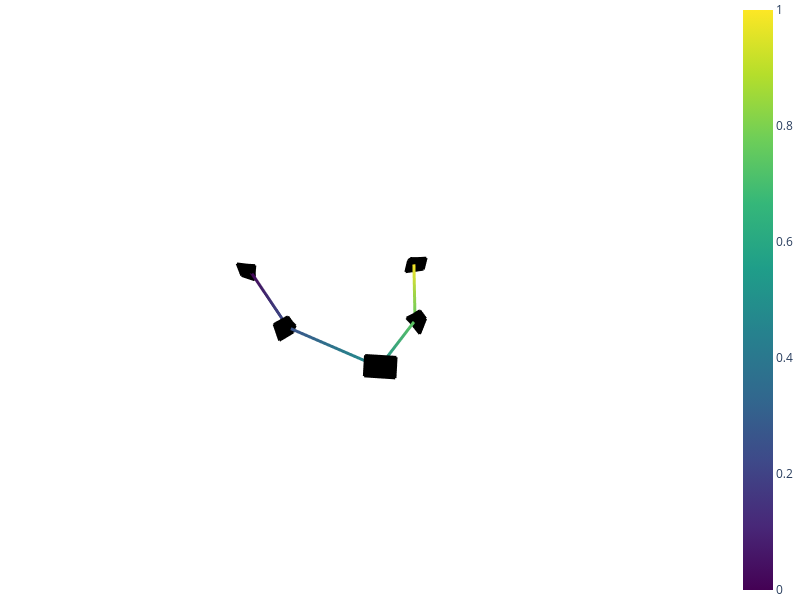

Write notebook code for a chart like this one.
### Markdown cell above
### Camera Marker Visualization

We'll create a simple flight path with 5 cameras to demonstrate how camera markers work:

### Code cell
plotly_objs = []

# Define camera parameters for demonstration
camera_params = [
    {'origin': [0.00, -10.00, 3.00], 'yaw': 90.00, 'pitch': -20},
    {'origin': [3.80, -1.24, 2.00], 'yaw': 162.00, 'pitch': -20},
    {'origin': [5.88, 8.09, 3.00], 'yaw': -126.00, 'pitch': -20},
    {'origin': [-2.35, 3.24, 2.00], 'yaw': -54.00, 'pitch': -20},
    {'origin': [-9.51, -3.09, 3.00], 'yaw': 18.00, 'pitch': -20}
]

# Create camera markers
positions = []
for i, params in enumerate(camera_params):
    cam3d = generate_camera_3d_thickness(
        params['origin'], 
        params['yaw'], 
        params['pitch'], 
        text=f"Camera {i+1}", 
        scale=0.5
    )
    plotly_objs.extend(cam3d)
    positions.append(params['origin'])

# Convert positions to numpy array for path creation
positions = np.array(positions)

# Create a color-coded path connecting the cameras
n = len(positions)
color_idx = np.linspace(0, 1, n)

path_trace = go.Scatter3d(
    x=positions[:, 0],
    y=positions[:, 1],
    z=positions[:, 2],
    mode='lines+markers',
    line=dict(
        color=color_idx,
        colorscale='Viridis',
        cmin=0,
        cmax=1,
        showscale=True,
        width=6,
    ),
    marker=dict(
        size=1,
        color=color_idx,
        colorscale='Viridis',
        cmin=0,
        cmax=1,
        showscale=False,
        line=dict(width=2, color='white'),
        symbol='circle'
    ),
    name='Camera Path',
)
plotly_objs.append(path_trace)

# Display the visualization
fig = show3d_plotly(plotly_objs, ret=True)
fig.show()

### Figure 1 — Plotly figure (JSON) as saved in the notebook; plotly's stock layout.template omitted (floating-point values rounded to 4 significant figures)
{"data": [{"facecolor": ["rgb(51,204,204)", "rgb(51,204,204)", "rgb(51,204,204)", "rgb(51,204,204)", "rgb(51,204,204)", "rgb(51,204,204)", "rgb(51,204,204)", "rgb(51,204,204)", "rgb(51,204,204)", "rgb(51,204,204)", "rgb(51,204,204)", "rgb(51,204,204)", "rgb(229,0,0)", "rgb(229,0,0)", "rgb(229,0,0)", "rgb(229,0,0)"], "flatshading": true, "hoverinfo": "none", "hoverlabel": {"namelength": 0}, "hovertemplate": "%{text}", "i": [0, 3, 6, 9, 12, 15, 18, 21, 24, 27, 30, 33, 36, 39, 42, 45], "j": [1, 4, 7, 10, 13, 16, 19, 22, 25, 28, 31, 34, 37, 40, 43, 46], "k": [2, 5, 8, 11, 14, 17, 20, 23, 26, 29, 32, 35, 38, 41, 44, 47], "lighting": {"ambient": 1, "diffuse": 0, "fresnel": 0, "roughness": 0, "specular": 0}, "lightposition": {"x": 0, "y": 0, "z": 0}, "name": "", "opacity": 1, "showlegend": false, "showscale": false, "text": ["Camera 1", "Camera 1", "Camera 1", "Camera 1", "Camera 1", "Camera 1", "Camera 1", "Camera 1", "Camera 1", "Camera 1", "Camera 1", "Camera 1", "Camera 1", "Camera 1", "Camera 1", "Camera 1", "Camera 1", "Camera 1", "Camera 1", "Camera 1", "Camera 1", "Camera 1", "Camera 1", "Camera 1", "Camera 1", "Camera 1", "Camera 1", "Camera 1", "Camera 1", "Camera 1", "Camera 1", "Camera 1", "Camera 1", "Camera 1", "Camera 1", "Camera 1", "Camera 1", "Camera 1", "Camera 1", "Camera 1", "Camera 1", "Camera 1", "Camera 1", "Camera 1", "Camera 1", "Camera 1", "Camera 1", "Camera 1"], "type": "mesh3d", "x": [-0.09275, -0.09275, -0.2296, -0.09275, -0.2296, -0.2296, -0.09275, -0.2296, 0.1283, -0.09275, 0.1283, 0.4703, -0.09275, 0.4703, -0.09275, -0.09275, 0.4703, 0.4703, -0.09275, 0.4703, -0.2296, -0.2296, 0.4703, 0.1283, -0.2296, 0.1283, -0.2296, -0.2296, 0.1283, 0.1283, 0.1283, 0.1283, 0.4703, 0.4703, 0.1283, 0.4703, -0.09275, -0.09275, -0.5229, -0.09275, -0.2296, -0.5229, -0.2296, -0.2296, -0.5229, -0.2296, -0.09275, -0.5229], "y": [-10.3, -9.7, -10.3, -9.7, -9.7, -10.3, -10.3, -10.3, -10.75, -10.3, -10.75, -10.75, -10.3, -10.75, -9.7, -9.7, -10.75, -9.25, -9.7, -9.25, -9.7, -9.7, -9.25, -9.25, -9.7, -9.25, -10.3, -10.3, -9.25, -10.75, -10.75, -9.25, -10.75, -10.75, -9.25, -9.25, -10.3, -9.7, -10.0, -9.7, -9.7, -10.0, -9.7, -10.3, -10.0, -10.3, -10.3, -10.0], "z": [3.247, 3.247, 2.871, 3.247, 2.871, 2.871, 3.247, 2.871, 2.421, 3.247, 2.421, 3.361, 3.247, 3.361, 3.247, 3.247, 3.361, 3.361, 3.247, 3.361, 2.871, 2.871, 3.361, 2.421, 2.871, 2.421, 2.871, 2.871, 2.421, 2.421, 2.421, 2.421, 3.361, 3.361, 2.421, 3.361, 3.247, 3.247, 3.19, 3.247, 2.871, 3.19, 2.871, 2.871, 3.19, 2.871, 3.247, 3.19]}, {"hoverinfo": "none", "line": {"color": "black", "width": 5}, "mode": "lines", "name": "", "showlegend": false, "type": "scatter3d", "x": [-0.09275, -0.09275, null, -0.09275, -0.2296, null, -0.2296, -0.2296, null, -0.2296, -0.09275, null, 0.1283, 0.4703, null, 0.4703, 0.4703, null, 0.4703, 0.1283, null, 0.1283, 0.1283, null, -0.09275, 0.4703, null, -0.09275, 0.4703, null, -0.2296, 0.1283, null, -0.2296, 0.1283, null, -0.09275, -0.5229, null, -0.09275, -0.5229, null, -0.2296, -0.5229, null, -0.2296, -0.5229, null], "y": [-10.3, -9.7, null, -9.7, -9.7, null, -9.7, -10.3, null, -10.3, -10.3, null, -10.75, -10.75, null, -10.75, -9.25, null, -9.25, -9.25, null, -9.25, -10.75, null, -10.3, -10.75, null, -9.7, -9.25, null, -9.7, -9.25, null, -10.3, -10.75, null, -10.3, -10, null, -9.7, -10, null, -9.7, -10, null, -10.3, -10, null], "z": [3.247, 3.247, null, 3.247, 2.871, null, 2.871, 2.871, null, 2.871, 3.247, null, 2.421, 3.361, null, 3.361, 3.361, null, 3.361, 2.421, null, 2.421, 2.421, null, 3.247, 3.361, null, 3.247, 3.361, null, 2.871, 2.421, null, 2.871, 2.421, null, 3.247, 3.19, null, 3.247, 3.19, null, 2.871, 3.19, null, 2.871, 3.19, null]}, {"facecolor": ["rgb(51,204,204)", "rgb(51,204,204)", "rgb(51,204,204)", "rgb(51,204,204)", "rgb(51,204,204)", "rgb(51,204,204)", "rgb(51,204,204)", "rgb(51,204,204)", "rgb(51,204,204)", "rgb(51,204,204)", "rgb(51,204,204)", "rgb(51,204,204)", "rgb(229,0,0)", "rgb(229,0,0)", "rgb(229,0,0)", "rgb(229,0,0)"], "flatshading": true, "hoverinfo": "none", "hoverlabel": {"namelength": 0}, "hovertemplate": "%{text}", "i": [0, 3, 6, 9, 12, 15, 18, 21, 24, 27, 30, 33, 36, 39, 42, 45], "j": [1, 4, 7, 10, 13, 16, 19, 22, 25, 28, 31, 34, 37, 40, 43, 46], "k": [2, 5, 8, 11, 14, 17, 20, 23, 26, 29, 32, 35, 38, 41, 44, 47], "lighting": {"ambient": 1, "diffuse": 0, "fresnel": 0, "roughness": 0, "specular": 0}, "lightposition": {"x": 0, "y": 0, "z": 0}, "name": "", "opacity": 1, "showlegend": false, "showscale": false, "text": ["Camera 2", "Camera 2", "Camera 2", "Camera 2", "Camera 2", "Camera 2", "Camera 2", "Camera 2", "Camera 2", "Camera 2", "Camera 2", "Camera 2", "Camera 2", "Camera 2", "Camera 2", "Camera 2", "Camera 2", "Camera 2", "Camera 2", "Camera 2", "Camera 2", "Camera 2", "Camera 2", "Camera 2", "Camera 2", "Camera 2", "Camera 2", "Camera 2", "Camera 2", "Camera 2", "Camera 2", "Camera 2", "Camera 2", "Camera 2", "Camera 2", "Camera 2", "Camera 2", "Camera 2", "Camera 2", "Camera 2", "Camera 2", "Camera 2", "Camera 2", "Camera 2", "Camera 2", "Camera 2", "Camera 2", "Camera 2"], "type": "mesh3d", "x": [3.486, 4.057, 3.444, 4.057, 4.014, 3.444, 3.486, 3.444, 3.126, 3.486, 3.126, 3.232, 3.486, 3.232, 4.057, 4.057, 3.232, 4.659, 4.057, 4.659, 4.014, 4.014, 4.659, 4.553, 4.014, 4.553, 3.444, 3.444, 4.553, 3.126, 3.126, 4.553, 3.232, 3.232, 4.553, 4.659, 3.486, 4.057, 3.638, 4.057, 4.014, 3.638, 4.014, 3.444, 3.638, 3.444, 3.486, 3.638], "y": [-1.244, -1.059, -1.114, -1.059, -0.929, -1.114, -1.244, -1.114, -1.594, -1.244, -1.594, -1.919, -1.244, -1.919, -1.059, -1.059, -1.919, -1.456, -1.059, -1.456, -0.929, -0.929, -1.456, -1.13, -0.929, -1.13, -1.114, -1.114, -1.13, -1.594, -1.594, -1.13, -1.919, -1.919, -1.13, -1.456, -1.244, -1.059, -0.7427, -1.059, -0.929, -0.7427, -0.929, -1.114, -0.7427, -1.114, -1.244, -0.7427], "z": [2.247, 2.247, 1.871, 2.247, 1.871, 1.871, 2.247, 1.871, 1.421, 2.247, 1.421, 2.361, 2.247, 2.361, 2.247, 2.247, 2.361, 2.361, 2.247, 2.361, 1.871, 1.871, 2.361, 1.421, 1.871, 1.421, 1.871, 1.871, 1.421, 1.421, 1.421, 1.421, 2.361, 2.361, 1.421, 2.361, 2.247, 2.247, 2.19, 2.247, 1.871, 2.19, 1.871, 1.871, 2.19, 1.871, 2.247, 2.19]}, {"hoverinfo": "none", "line": {"color": "black", "width": 5}, "mode": "lines", "name": "", "showlegend": false, "type": "scatter3d", "x": [3.486, 4.057, null, 4.057, 4.014, null, 4.014, 3.444, null, 3.444, 3.486, null, 3.126, 3.232, null, 3.232, 4.659, null, 4.659, 4.553, null, 4.553, 3.126, null, 3.486, 3.232, null, 4.057, 4.659, null, 4.014, 4.553, null, 3.444, 3.126, null, 3.486, 3.638, null, 4.057, 3.638, null, 4.014, 3.638, null, 3.444, 3.638, null], "y": [-1.244, -1.059, null, -1.059, -0.929, null, -0.929, -1.114, null, -1.114, -1.244, null, -1.594, -1.919, null, -1.919, -1.456, null, -1.456, -1.13, null, -1.13, -1.594, null, -1.244, -1.919, null, -1.059, -1.456, null, -0.929, -1.13, null, -1.114, -1.594, null, -1.244, -0.7427, null, -1.059, -0.7427, null, -0.929, -0.7427, null, -1.114, -0.7427, null], "z": [2.247, 2.247, null, 2.247, 1.871, null, 1.871, 1.871, null, 1.871, 2.247, null, 1.421, 2.361, null, 2.361, 2.361, null, 2.361, 1.421, null, 1.421, 1.421, null, 2.247, 2.361, null, 2.247, 2.361, null, 1.871, 1.421, null, 1.871, 1.421, null, 2.247, 2.19, null, 2.247, 2.19, null, 1.871, 2.19, null, 1.871, 2.19, null]}, {"facecolor": ["rgb(51,204,204)", "rgb(51,204,204)", "rgb(51,204,204)", "rgb(51,204,204)", "rgb(51,204,204)", "rgb(51,204,204)", "rgb(51,204,204)", "rgb(51,204,204)", "rgb(51,204,204)", "rgb(51,204,204)", "rgb(51,204,204)", "rgb(51,204,204)", "rgb(229,0,0)", "rgb(229,0,0)", "rgb(229,0,0)", "rgb(229,0,0)"], "flatshading": true, "hoverinfo": "none", "hoverlabel": {"namelength": 0}, "hovertemplate": "%{text}", "i": [0, 3, 6, 9, 12, 15, 18, 21, 24, 27, 30, 33, 36, 39, 42, 45], "j": [1, 4, 7, 10, 13, 16, 19, 22, 25, 28, 31, 34, 37, 40, 43, 46], "k": [2, 5, 8, 11, 14, 17, 20, 23, 26, 29, 32, 35, 38, 41, 44, 47], "lighting": {"ambient": 1, "diffuse": 0, "fresnel": 0, "roughness": 0, "specular": 0}, "lightposition": {"x": 0, "y": 0, "z": 0}, "name": "", "opacity": 1, "showlegend": false, "showscale": false, "text": ["Camera 3", "Camera 3", "Camera 3", "Camera 3", "Camera 3", "Camera 3", "Camera 3", "Camera 3", "Camera 3", "Camera 3", "Camera 3", "Camera 3", "Camera 3", "Camera 3", "Camera 3", "Camera 3", "Camera 3", "Camera 3", "Camera 3", "Camera 3", "Camera 3", "Camera 3", "Camera 3", "Camera 3", "Camera 3", "Camera 3", "Camera 3", "Camera 3", "Camera 3", "Camera 3", "Camera 3", "Camera 3", "Camera 3", "Camera 3", "Camera 3", "Camera 3", "Camera 3", "Camera 3", "Camera 3", "Camera 3", "Camera 3", "Camera 3", "Camera 3", "Camera 3", "Camera 3", "Camera 3", "Camera 3", "Camera 3"], "type": "mesh3d", "x": [5.779, 6.131, 5.889, 6.131, 6.242, 5.889, 5.779, 5.889, 5.335, 5.779, 5.335, 5.059, 5.779, 5.059, 6.131, 6.131, 5.059, 5.94, 6.131, 5.94, 6.242, 6.242, 5.94, 6.217, 6.242, 6.217, 5.889, 5.889, 6.217, 5.335, 5.335, 6.217, 5.059, 5.059, 6.217, 5.94, 5.779, 6.131, 6.303, 6.131, 6.242, 6.303, 6.242, 5.889, 6.303, 5.889, 5.779, 6.303], "y": [8.387, 7.902, 8.468, 7.902, 7.982, 8.468, 8.387, 8.468, 8.621, 8.387, 8.621, 8.42, 8.387, 8.42, 7.902, 7.902, 8.42, 7.207, 7.902, 7.207, 7.982, 7.982, 7.207, 7.408, 7.982, 7.408, 8.468, 8.468, 7.408, 8.621, 8.621, 7.408, 8.42, 8.42, 7.408, 7.207, 8.387, 7.902, 8.397, 7.902, 7.982, 8.397, 7.982, 8.468, 8.397, 8.468, 8.387, 8.397], "z": [3.247, 3.247, 2.871, 3.247, 2.871, 2.871, 3.247, 2.871, 2.421, 3.247, 2.421, 3.361, 3.247, 3.361, 3.247, 3.247, 3.361, 3.361, 3.247, 3.361, 2.871, 2.871, 3.361, 2.421, 2.871, 2.421, 2.871, 2.871, 2.421, 2.421, 2.421, 2.421, 3.361, 3.361, 2.421, 3.361, 3.247, 3.247, 3.19, 3.247, 2.871, 3.19, 2.871, 2.871, 3.19, 2.871, 3.247, 3.19]}, {"hoverinfo": "none", "line": {"color": "black", "width": 5}, "mode": "lines", "name": "", "showlegend": false, "type": "scatter3d", "x": [5.779, 6.131, null, 6.131, 6.242, null, 6.242, 5.889, null, 5.889, 5.779, null, 5.335, 5.059, null, 5.059, 5.94, null, 5.94, 6.217, null, 6.217, 5.335, null, 5.779, 5.059, null, 6.131, 5.94, null, 6.242, 6.217, null, 5.889, 5.335, null, 5.779, 6.303, null, 6.131, 6.303, null, 6.242, 6.303, null, 5.889, 6.303, null], "y": [8.387, 7.902, null, 7.902, 7.982, null, 7.982, 8.468, null, 8.468, 8.387, null, 8.621, 8.42, null, 8.42, 7.207, null, 7.207, 7.408, null, 7.408, 8.621, null, 8.387, 8.42, null, 7.902, 7.207, null, 7.982, 7.408, null, 8.468, 8.621, null, 8.387, 8.397, null, 7.902, 8.397, null, 7.982, 8.397, null, 8.468, 8.397, null], "z": [3.247, 3.247, null, 3.247, 2.871, null, 2.871, 2.871, null, 2.871, 3.247, null, 2.421, 3.361, null, 3.361, 3.361, null, 3.361, 2.421, null, 2.421, 2.421, null, 3.247, 3.361, null, 3.247, 3.361, null, 2.871, 2.421, null, 2.871, 2.421, null, 3.247, 3.19, null, 3.247, 3.19, null, 2.871, 3.19, null, 2.871, 3.19, null]}, {"facecolor": ["rgb(51,204,204)", "rgb(51,204,204)", "rgb(51,204,204)", "rgb(51,204,204)", "rgb(51,204,204)", "rgb(51,204,204)", "rgb(51,204,204)", "rgb(51,204,204)", "rgb(51,204,204)", "rgb(51,204,204)", "rgb(51,204,204)", "rgb(51,204,204)", "rgb(229,0,0)", "rgb(229,0,0)", "rgb(229,0,0)", "rgb(229,0,0)"], "flatshading": true, "hoverinfo": "none", "hoverlabel": {"namelength": 0}, "hovertemplate": "%{text}", "i": [0, 3, 6, 9, 12, 15, 18, 21, 24, 27, 30, 33, 36, 39, 42, 45], "j": [1, 4, 7, 10, 13, 16, 19, 22, 25, 28, 31, 34, 37, 40, 43, 46], "k": [2, 5, 8, 11, 14, 17, 20, 23, 26, 29, 32, 35, 38, 41, 44, 47], "lighting": {"ambient": 1, "diffuse": 0, "fresnel": 0, "roughness": 0, "specular": 0}, "lightposition": {"x": 0, "y": 0, "z": 0}, "name": "", "opacity": 1, "showlegend": false, "showscale": false, "text": ["Camera 4", "Camera 4", "Camera 4", "Camera 4", "Camera 4", "Camera 4", "Camera 4", "Camera 4", "Camera 4", "Camera 4", "Camera 4", "Camera 4", "Camera 4", "Camera 4", "Camera 4", "Camera 4", "Camera 4", "Camera 4", "Camera 4", "Camera 4", "Camera 4", "Camera 4", "Camera 4", "Camera 4", "Camera 4", "Camera 4", "Camera 4", "Camera 4", "Camera 4", "Camera 4", "Camera 4", "Camera 4", "Camera 4", "Camera 4", "Camera 4", "Camera 4", "Camera 4", "Camera 4", "Camera 4", "Camera 4", "Camera 4", "Camera 4", "Camera 4", "Camera 4", "Camera 4", "Camera 4", "Camera 4", "Camera 4"], "type": "mesh3d", "x": [-2.099, -2.451, -1.988, -2.451, -2.341, -1.988, -2.099, -1.988, -2.013, -2.099, -2.013, -2.29, -2.099, -2.29, -2.451, -2.451, -2.29, -3.171, -2.451, -3.171, -2.341, -2.341, -3.171, -2.895, -2.341, -2.895, -1.988, -1.988, -2.895, -2.013, -2.013, -2.895, -2.29, -2.29, -2.895, -3.171, -2.099, -2.451, -1.927, -2.451, -2.341, -1.927, -2.341, -1.988, -1.927, -1.988, -2.099, -1.927], "y": [3.428, 2.943, 3.348, 2.943, 2.862, 3.348, 3.428, 3.348, 3.922, 3.428, 3.922, 4.123, 3.428, 4.123, 2.943, 2.943, 4.123, 2.91, 2.943, 2.91, 2.862, 2.862, 2.91, 2.709, 2.862, 2.709, 3.348, 3.348, 2.709, 3.922, 3.922, 2.709, 4.123, 4.123, 2.709, 2.91, 3.428, 2.943, 2.933, 2.943, 2.862, 2.933, 2.862, 3.348, 2.933, 3.348, 3.428, 2.933], "z": [2.247, 2.247, 1.871, 2.247, 1.871, 1.871, 2.247, 1.871, 1.421, 2.247, 1.421, 2.361, 2.247, 2.361, 2.247, 2.247, 2.361, 2.361, 2.247, 2.361, 1.871, 1.871, 2.361, 1.421, 1.871, 1.421, 1.871, 1.871, 1.421, 1.421, 1.421, 1.421, 2.361, 2.361, 1.421, 2.361, 2.247, 2.247, 2.19, 2.247, 1.871, 2.19, 1.871, 1.871, 2.19, 1.871, 2.247, 2.19]}, {"hoverinfo": "none", "line": {"color": "black", "width": 5}, "mode": "lines", "name": "", "showlegend": false, "type": "scatter3d", "x": [-2.099, -2.451, null, -2.451, -2.341, null, -2.341, -1.988, null, -1.988, -2.099, null, -2.013, -2.29, null, -2.29, -3.171, null, -3.171, -2.895, null, -2.895, -2.013, null, -2.099, -2.29, null, -2.451, -3.171, null, -2.341, -2.895, null, -1.988, -2.013, null, -2.099, -1.927, null, -2.451, -1.927, null, -2.341, -1.927, null, -1.988, -1.927, null], "y": [3.428, 2.943, null, 2.943, 2.862, null, 2.862, 3.348, null, 3.348, 3.428, null, 3.922, 4.123, null, 4.123, 2.91, null, 2.91, 2.709, null, 2.709, 3.922, null, 3.428, 4.123, null, 2.943, 2.91, null, 2.862, 2.709, null, 3.348, 3.922, null, 3.428, 2.933, null, 2.943, 2.933, null, 2.862, 2.933, null, 3.348, 2.933, null], "z": [2.247, 2.247, null, 2.247, 1.871, null, 1.871, 1.871, null, 1.871, 2.247, null, 1.421, 2.361, null, 2.361, 2.361, null, 2.361, 1.421, null, 1.421, 1.421, null, 2.247, 2.361, null, 2.247, 2.361, null, 1.871, 1.421, null, 1.871, 1.421, null, 2.247, 2.19, null, 2.247, 2.19, null, 1.871, 2.19, null, 1.871, 2.19, null]}, {"facecolor": ["rgb(51,204,204)", "rgb(51,204,204)", "rgb(51,204,204)", "rgb(51,204,204)", "rgb(51,204,204)", "rgb(51,204,204)", "rgb(51,204,204)", "rgb(51,204,204)", "rgb(51,204,204)", "rgb(51,204,204)", "rgb(51,204,204)", "rgb(51,204,204)", "rgb(229,0,0)", "rgb(229,0,0)", "rgb(229,0,0)", "rgb(229,0,0)"], "flatshading": true, "hoverinfo": "none", "hoverlabel": {"namelength": 0}, "hovertemplate": "%{text}", "i": [0, 3, 6, 9, 12, 15, 18, 21, 24, 27, 30, 33, 36, 39, 42, 45], "j": [1, 4, 7, 10, 13, 16, 19, 22, 25, 28, 31, 34, 37, 40, 43, 46], "k": [2, 5, 8, 11, 14, 17, 20, 23, 26, 29, 32, 35, 38, 41, 44, 47], "lighting": {"ambient": 1, "diffuse": 0, "fresnel": 0, "roughness": 0, "specular": 0}, "lightposition": {"x": 0, "y": 0, "z": 0}, "name": "", "opacity": 1, "showlegend": false, "showscale": false, "text": ["Camera 5", "Camera 5", "Camera 5", "Camera 5", "Camera 5", "Camera 5", "Camera 5", "Camera 5", "Camera 5", "Camera 5", "Camera 5", "Camera 5", "Camera 5", "Camera 5", "Camera 5", "Camera 5", "Camera 5", "Camera 5", "Camera 5", "Camera 5", "Camera 5", "Camera 5", "Camera 5", "Camera 5", "Camera 5", "Camera 5", "Camera 5", "Camera 5", "Camera 5", "Camera 5", "Camera 5", "Camera 5", "Camera 5", "Camera 5", "Camera 5", "Camera 5", "Camera 5", "Camera 5", "Camera 5", "Camera 5", "Camera 5", "Camera 5", "Camera 5", "Camera 5", "Camera 5", "Camera 5", "Camera 5", "Camera 5"], "type": "mesh3d", "x": [-9.253, -9.824, -9.296, -9.824, -9.866, -9.296, -9.253, -9.296, -8.757, -9.253, -8.757, -8.651, -9.253, -8.651, -9.824, -9.824, -8.651, -10.08, -9.824, -10.08, -9.866, -9.866, -10.08, -10.18, -9.866, -10.18, -9.296, -9.296, -10.18, -8.757, -8.757, -10.18, -8.651, -8.651, -10.18, -10.08, -9.253, -9.824, -9.672, -9.824, -9.866, -9.672, -9.866, -9.296, -9.672, -9.296, -9.253, -9.672], "y": [-3.271, -3.086, -3.401, -3.086, -3.216, -3.401, -3.271, -3.401, -3.2, -3.271, -3.2, -2.874, -3.271, -2.874, -3.086, -3.086, -2.874, -2.411, -3.086, -2.411, -3.216, -3.216, -2.411, -2.736, -3.216, -2.736, -3.401, -3.401, -2.736, -3.2, -3.2, -2.736, -2.874, -2.874, -2.736, -2.411, -3.271, -3.086, -3.587, -3.086, -3.216, -3.587, -3.216, -3.401, -3.587, -3.401, -3.271, -3.587], "z": [3.247, 3.247, 2.871, 3.247, 2.871, 2.871, 3.247, 2.871, 2.421, 3.247, 2.421, 3.361, 3.247, 3.361, 3.247, 3.247, 3.361, 3.361, 3.247, 3.361, 2.871, 2.871, 3.361, 2.421, 2.871, 2.421, 2.871, 2.871, 2.421, 2.421, 2.421, 2.421, 3.361, 3.361, 2.421, 3.361, 3.247, 3.247, 3.19, 3.247, 2.871, 3.19, 2.871, 2.871, 3.19, 2.871, 3.247, 3.19]}, {"hoverinfo": "none", "line": {"color": "black", "width": 5}, "mode": "lines", "name": "", "showlegend": false, "type": "scatter3d", "x": [-9.253, -9.824, null, -9.824, -9.866, null, -9.866, -9.296, null, -9.296, -9.253, null, -8.757, -8.651, null, -8.651, -10.08, null, -10.08, -10.18, null, -10.18, -8.757, null, -9.253, -8.651, null, -9.824, -10.08, null, -9.866, -10.18, null, -9.296, -8.757, null, -9.253, -9.672, null, -9.824, -9.672, null, -9.866, -9.672, null, -9.296, -9.672, null], "y": [-3.271, -3.086, null, -3.086, -3.216, null, -3.216, -3.401, null, -3.401, -3.271, null, -3.2, -2.874, null, -2.874, -2.411, null, -2.411, -2.736, null, -2.736, -3.2, null, -3.271, -2.874, null, -3.086, -2.411, null, -3.216, -2.736, null, -3.401, -3.2, null, -3.271, -3.587, null, -3.086, -3.587, null, -3.216, -3.587, null, -3.401, -3.587, null], "z": [3.247, 3.247, null, 3.247, 2.871, null, 2.871, 2.871, null, 2.871, 3.247, null, 2.421, 3.361, null, 3.361, 3.361, null, 3.361, 2.421, null, 2.421, 2.421, null, 3.247, 3.361, null, 3.247, 3.361, null, 2.871, 2.421, null, 2.871, 2.421, null, 3.247, 3.19, null, 3.247, 3.19, null, 2.871, 3.19, null, 2.871, 3.19, null]}, {"hoverinfo": "none", "line": {"cmax": 1, "cmin": 0, "color": [0.0, 0.25, 0.5, 0.75, 1.0], "colorscale": [[0, "#440154"], [0.1111, "#482878"], [0.2222, "#3e4989"], [0.3333, "#31688e"], [0.4444, "#26828e"], [0.5556, "#1f9e89"], [0.6667, "#35b779"], [0.7778, "#6ece58"], [0.8889, "#b5de2b"], [1, "#fde725"]], "showscale": true, "width": 6}, "marker": {"cmax": 1, "cmin": 0, "color": [0.0, 0.25, 0.5, 0.75, 1.0], "colorscale": [[0, "#440154"], [0.1111, "#482878"], [0.2222, "#3e4989"], [0.3333, "#31688e"], [0.4444, "#26828e"], [0.5556, "#1f9e89"], [0.6667, "#35b779"], [0.7778, "#6ece58"], [0.8889, "#b5de2b"], [1, "#fde725"]], "line": {"color": "white", "width": 2}, "showscale": false, "size": 1, "symbol": "circle"}, "mode": "lines+markers", "name": "Camera Path", "type": "scatter3d", "x": [0.0, 3.8, 5.88, -2.35, -9.51], "y": [-10.0, -1.24, 8.09, 3.24, -3.09], "z": [3.0, 2.0, 3.0, 2.0, 3.0]}], "layout": {"height": 600, "margin": {"b": 0, "l": 0, "r": 0, "t": 0}, "paper_bgcolor": "white", "plot_bgcolor": "white", "scene": {"aspectmode": "manual", "aspectratio": {"x": 0.8511, "y": 1, "z": 0.1001}, "bgcolor": "white", "camera": {"eye": {"x": 1.5, "y": 1.5, "z": 0.7}}, "xaxis": {"visible": false}, "yaxis": {"visible": false}, "zaxis": {"visible": false}}, "showlegend": false, "width": 800}}
